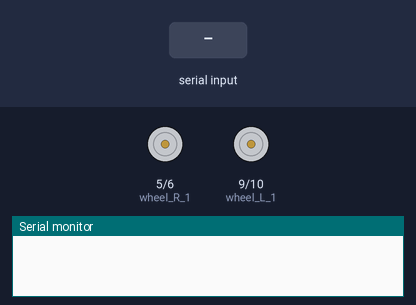
A sketch run on a simulated Arduino Uno, built with avr-gcc and run on an emulated ATmega328P. Parts: motor-driver pin pairs drawn as motors (green arrow = first pin HIGH = forward, orange = second pin HIGH = backward, longer = more drive), the last lines printed to the serial monitor. The test bench sets the inputs (shaded band).

Above: at 1.2 s.
1.3 s: "w" received over Serial
At 2.1 s:
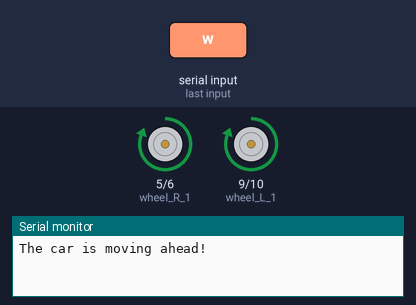
2.8 s: "x" received over Serial
At 3.2 s:
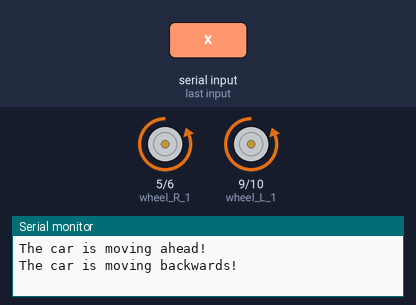
4.3 s: "a" received over Serial
At 5.5 s:
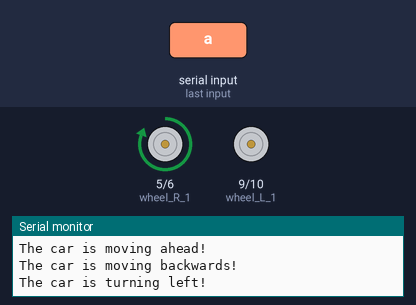
5.8 s: "d" received over Serial
At 6.7 s:
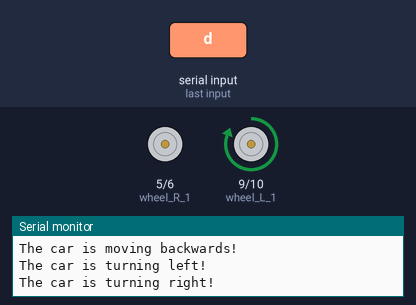
Timing chart, 0 to 8.3 s (numbered marks = the images above; inputs shaded):
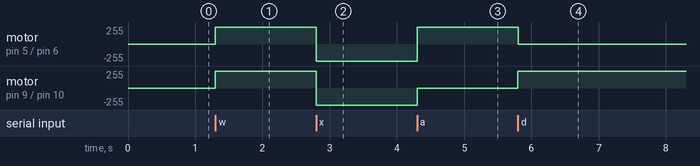

Measured:
- after the input at 1.3 s, motor on pin 5 (wheel_R_1) / pin 6 (wheel_R_2), motor on pin 9 (wheel_L_1) / pin 10 (wheel_L_2): stopped → forward 255/255 at once
- after the input at 2.8 s, motor on pin 5 (wheel_R_1) / pin 6 (wheel_R_2), motor on pin 9 (wheel_L_1) / pin 10 (wheel_L_2): forward 255/255 → backward 255/255 at once
- after the input at 4.3 s, motor on pin 5 (wheel_R_1) / pin 6 (wheel_R_2): backward 255/255 → forward 255/255 at once; motor on pin 9 (wheel_L_1) / pin 10 (wheel_L_2): backward 255/255 → stopped at once
- after the input at 5.8 s, motor on pin 5 (wheel_R_1) / pin 6 (wheel_R_2): forward 255/255 → stopped at once; motor on pin 9 (wheel_L_1) / pin 10 (wheel_L_2): stopped → forward 255/255 at once

The sketch:

Carduino.ino
```cpp
char serial_data;   // 将从串口读入的消息存储在该变量中

int wheel_R_1 = 5;  // 右轮in1对应Arduino 5号引脚
int wheel_R_2 = 6; // 右轮in2对应Arduino 6号引脚
int wheel_L_1 = 9;  // 左轮in1对应Arduino 9号引脚
int wheel_L_2 = 10;  // 左轮in2对应Arduino 10号引脚

void setup(){
    // 配置所有控制轮的引脚为输出
    pinMode(wheel_L_1, OUTPUT);
    pinMode(wheel_L_2, OUTPUT);
    pinMode(wheel_R_1, OUTPUT);
    pinMode(wheel_R_2, OUTPUT);
    // 配置串口波特率
    Serial.begin(9600);
}

void loop(){
    if(Serial.available()){
        // 将从串口读入的消息存储在该变量中
        serial_data = Serial.read();
        // 按照 w a s d x 在键盘上的布局来控制车
        // 如果接收到 w ，直行
        if( serial_data == 'w' ){
            move_ahead( );
            Serial.println("The car is moving ahead!");
        }
        // 如果接收到 x ，后退
        else if( serial_data == 'x'){
            move_backwards( );
            Serial.println("The car is moving backwards!");
        }
        // 如果接收到 a ，左转
        else if( serial_data == 'a'){
            turn_left( );
            Serial.println("The car is turning left!");
        }
        // 如果接收到 d ，右转
        else if( serial_data == 'd'){
            turn_right( );
            Serial.println("The car is turning right!");
        }
        // 如果接收到 s ，停止
        else if( serial_data == 's'){
            stop();
            Serial.println("The car is stopping!");
        }
    }
}


// 定义直行函数
void move_ahead(){
    digitalWrite( wheel_L_1, HIGH);
    digitalWrite( wheel_L_2, LOW);
    digitalWrite( wheel_R_1, HIGH);
    digitalWrite( wheel_R_2, LOW);
}

// 定义后退函数
void move_backwards(){
    digitalWrite( wheel_L_1, LOW);
    digitalWrite( wheel_L_2, HIGH);
    digitalWrite( wheel_R_1, LOW);
    digitalWrite( wheel_R_2, HIGH);
}

// 定义左转函数
void turn_left(){
    digitalWrite( wheel_L_1, LOW);
    digitalWrite( wheel_L_2, LOW);
    digitalWrite( wheel_R_1, HIGH);
    digitalWrite( wheel_R_2, LOW);
}

// 定义右转函数
void turn_right(){
    digitalWrite( wheel_L_1, HIGH);
    digitalWrite( wheel_L_2, LOW);
    digitalWrite( wheel_R_1, LOW);
    digitalWrite( wheel_R_2, LOW);
}

void stop(){
    digitalWrite( wheel_L_1, LOW);
    digitalWrite( wheel_L_2, LOW);
    digitalWrite( wheel_R_1, LOW);
    digitalWrite( wheel_R_2, LOW);
}
```
